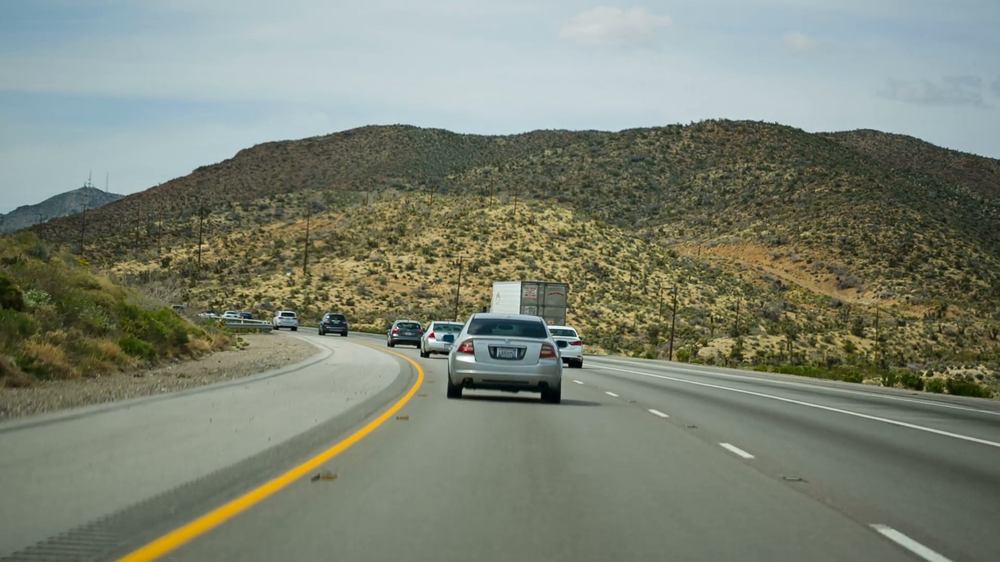
#> input picture computer-vision/line-detection/imgs/test.png, 1000 x 562 px, shrunk from 1920 x 1080 before the run
$ jupyter execute --allow-errors line_detection.ipynb   (shell and % lines are left out)
#> lines starting #> are read from the running program, lines starting #| are printed output that depends on the picture; after the words box and inside, x2 and y2 are one past the last pixel; in counts of white or black regions, pixels touching at a corner belong together
# Line Detection - Canny Edge Detector

[cell 1]

import cv2 as cv
import matplotlib.pyplot as plt
import numpy as np

[cell 2]
ori_img = cv.imread('imgs/test.png')
#> ori_img is the input picture: shape (562, 1000, 3); mean B, G, R 115.4, 130.7, 124.2
rgb_img = cv.cvtColor(ori_img, cv.COLOR_BGR2RGB)
gray_img = cv.cvtColor(rgb_img, cv.COLOR_RGB2GRAY)
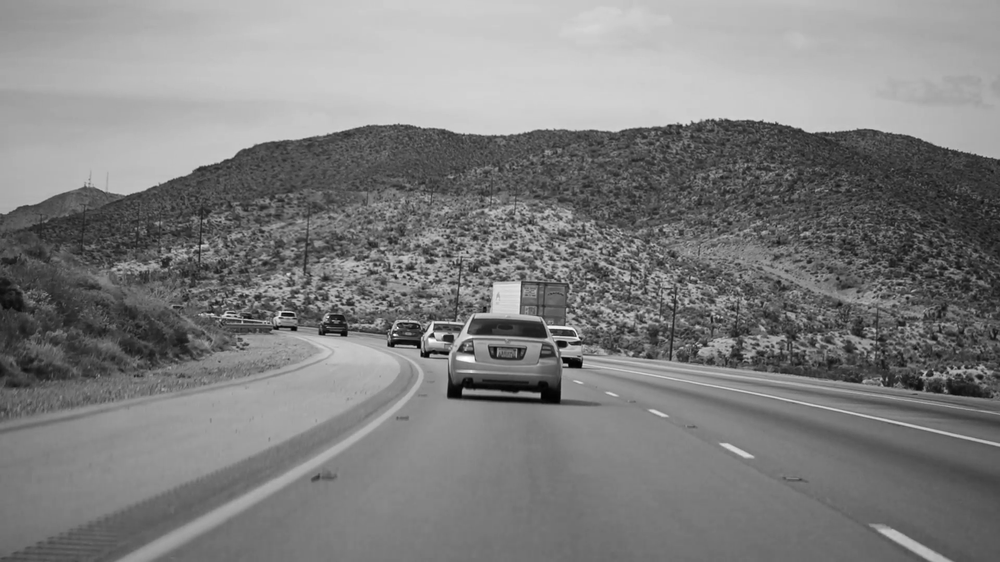
#> gray_img: shape (562, 1000); min 1, max 255, mean 127

[cell 3]
fig, (ax1, ax2) = plt.subplots(1, 2)
ax1.imshow(rgb_img)
ax2.imshow(gray_img, cmap='gray')
fig.show()
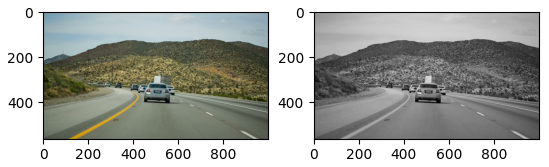
#> figure drawn by matplotlib, 2 panels

First, we'll apply Canny edge detector without blurring the image.

[cell 4]
canny = cv.Canny(gray_img, 50, 150)
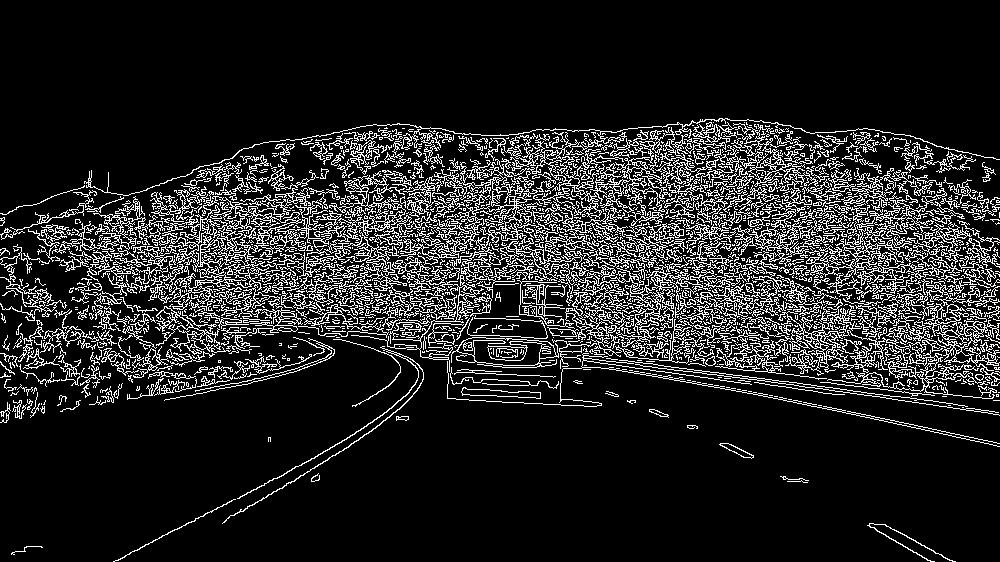
#> canny: shape (562, 1000); 14% white in thin lines or dots, all inside (x1, y1, x2, y2) = (0, 118, 1000, 562)
plt.imshow(canny, cmap='gray')
plt.show()

As we can see, there's a lot of noise in the image. Now we want to apply Gaussian blurring before applying Canny edge detector.

[cell 5]
blurred_img = cv.GaussianBlur(rgb_img, (13, 13), 0)
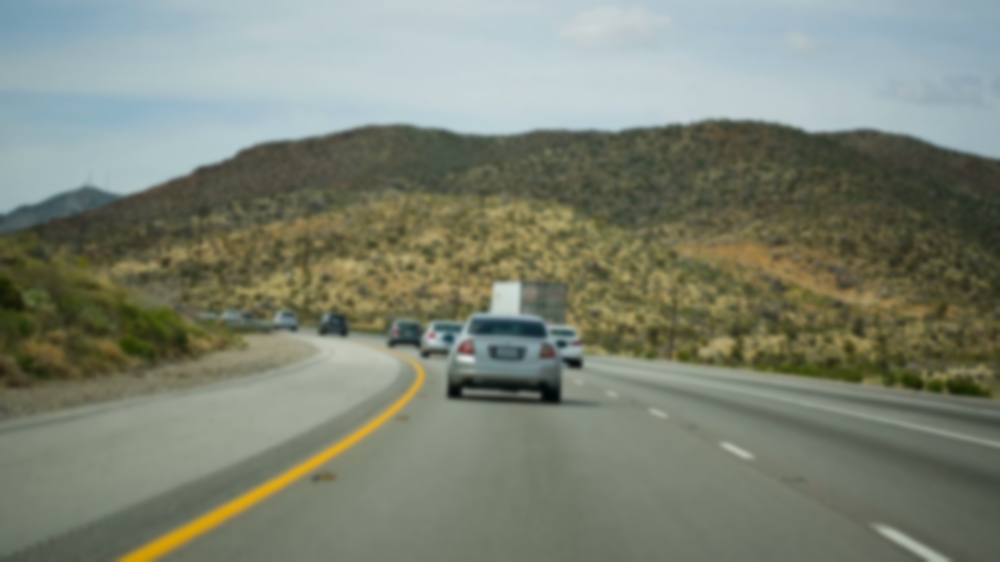
#> blurred_img: shape (562, 1000, 3); mean R, G, B 124.2, 130.7, 115.4
gray_img = cv.cvtColor(blurred_img, cv.COLOR_RGB2GRAY)
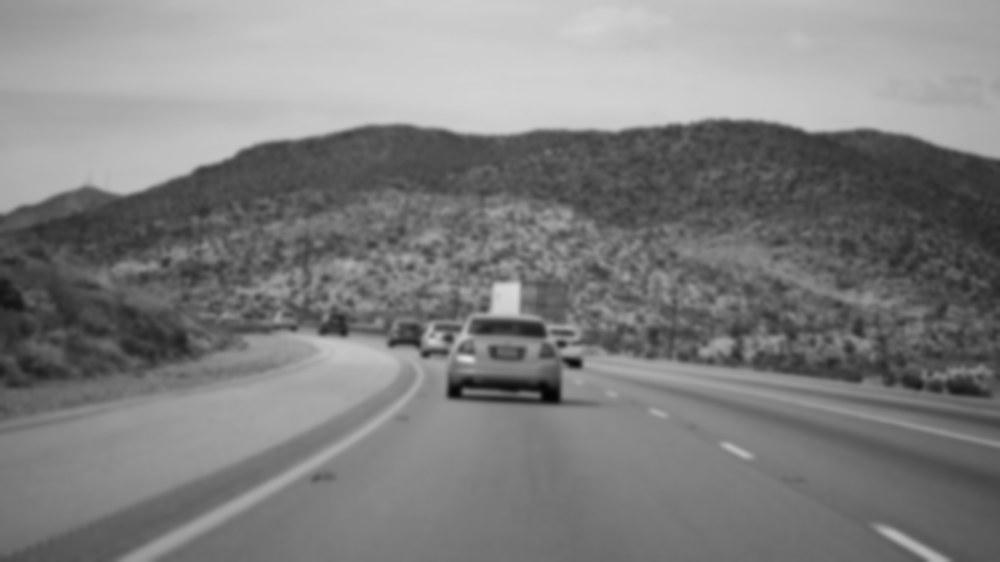
#> gray_img: shape (562, 1000); min 4, max 220, mean 127
plt.imshow(blurred_img)
plt.show()
